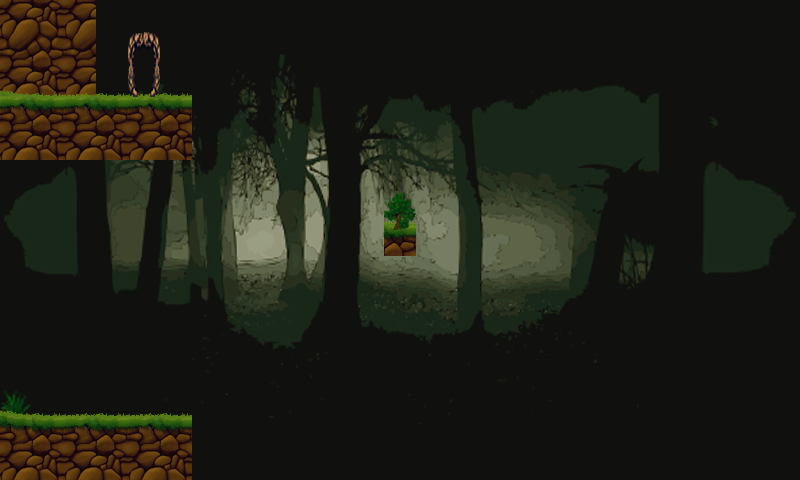

Below is a game level as drawn by its tile map, then a one-line description and the .tmx that defines it (tile-layer data replaced by summaries):
An orthogonal 25x15 tile map with 32x32 px tiles, 4 tile layers (background, background1, background2, top), 3 tilesets and 9 objects (ground2, ground1, ground3, start, finish, ...).

<map version="1.0" orientation="orthogonal" renderorder="right-down" width="25" height="15" tilewidth="32" tileheight="32" nextobjectid="31">
 <properties>
  <property name="mapmeta" value="mapvalue" />
 </properties>
 <tileset firstgid="1" name="Untitled" tilewidth="32" tileheight="32">
  <image source="tiles.png" width="256" height="32" />
 </tileset>
 <tileset firstgid="9" name="forest" tilewidth="32" tileheight="32">
  <image source="forest.png" width="320" height="320" />
 </tileset>
 <tileset firstgid="109" name="Gothic-Forest_Clip_Art" tilewidth="800" tileheight="480">
  <image source="Gothic-Forest_Clip_Art.png" width="800" height="480" />
 </tileset>
 <layer name="background" width="25" height="15">
  <data>[375 cells, 1 non-empty, 1 distinct tile ids]</data>
 </layer>
 <layer name="background1" width="25" height="15">
  <data>[375 cells, 10 non-empty, 5 distinct tile ids]</data>
 </layer>
 <layer name="background2" width="25" height="15">
  <data>[375 cells, 38 non-empty, 8 distinct tile ids]</data>
 </layer>
 <layer name="top" width="25" height="15">
  <data>[375 cells, 5 non-empty, 5 distinct tile ids]</data>
 </layer>
 <objectgroup name="obstacles">
  <properties>
   <property name="objectmeta" value="objectvalue" />
  </properties>
  <object id="6" name="ground2" x="-7" y="98" width="199" height="62">
   <properties>
    <property name="name" value="ground2" />
   </properties>
  </object>
  <object id="13" name="ground1" x="-3" y="416" width="195" height="89">
   <properties>
    <property name="name" value="ground2" />
   </properties>
  </object>
  <object id="30" name="ground3" x="-7" y="-6" width="104" height="107">
   <properties>
    <property name="name" value="ground3" />
   </properties>
  </object>
 </objectgroup>
 <objectgroup name="startFinish">
  <object id="10" name="start" x="35" y="350" width="48" height="64">
   <properties>
    <property name="name" value="start" />
   </properties>
  </object>
  <object id="12" name="finish" x="127" y="33" width="32" height="64">
   <properties>
    <property name="name" value="finish" />
   </properties>
  </object>
 </objectgroup>
 <objectgroup name="enemies">
  <object id="14" name="enemy1" x="248" y="99" width="34" height="31">
   <properties>
    <property name="name" value="enemy1" />
   </properties>
  </object>
  <object id="27" name="enemy2" x="584" y="354" width="34" height="31">
   <properties>
    <property name="name" value="enemy2" />
   </properties>
  </object>
 </objectgroup>
 <objectgroup name="shackleables">
  <object id="23" name="shackleable1" x="384" y="196" width="32" height="32">
   <properties>
    <property name="name" value="shackleable1" />
   </properties>
  </object>
 </objectgroup>
 <objectgroup name="platforms">
  <object id="28" name="platform1" x="680" y="54" width="64" height="32">
   <properties>
    <property name="name" value="platform1" />
   </properties>
  </object>
 </objectgroup>
 <objectgroup name="pinecones" />
</map>
